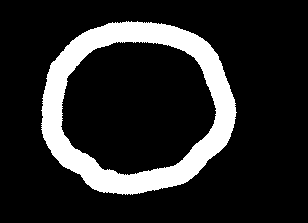
//> input picture irobot/fall2015/visual_studio/circleRaw.PNG, 308 x 223 px
$ ./contour   (built with g++ and OpenCV 4)
//> lines starting //> are read from the running program, lines starting //| are printed output that depends on the picture; after the words box and inside, x2 and y2 are one past the last pixel; in counts of white or black regions, pixels touching at a corner belong together
#include "opencv2\highgui\highgui.hpp"
#include "opencv2\imgproc\imgproc.hpp"
#include <iostream>
#include <time.h>

using namespace cv;
using namespace std;

void Threshold_Demo(int, void*);

RNG rng(12345);

Mat originalImg, grayImg, grayThreshold;

int  threshold_value = 250;
int const max_value = 255;
char* trackbar_value = "Value";
char* window_name = "window";

int result = 0;
int polyEdgeNum = 0;

int main(int argc, const char** argv) {

	//load original image
	//originalImg = imread("blackShapes.PNG", CV_LOAD_IMAGE_UNCHANGED);
	originalImg = imread("circleRaw.PNG", CV_LOAD_IMAGE_UNCHANGED);
//> originalImg is the input picture: 223 rows x 308 cols, CV_8UC4; mean B, G, R, A 39.8, 39.8, 39.8, 255

	if (originalImg.empty()) {
		cout << "failed" << endl;
		return -1;
	}


	namedWindow("window", CV_WINDOW_AUTOSIZE);

	//convert to grayscale
	cvtColor(originalImg, grayImg, COLOR_RGB2GRAY);
//> grayImg: 223 rows x 308 cols, CV_8UC1; 15.6% white; 1 white region, box (x1, y1, x2, y2) and area: (41, 21, 237, 195) 10726

	//threshold
	//createTrackbar(trackbar_value, window_name, &threshold_value, max_value, Threshold_Demo);
	threshold(grayImg, grayThreshold, threshold_value, max_value, 1);
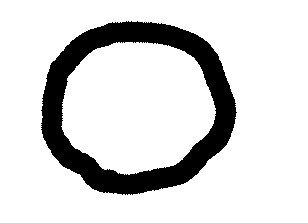
//> grayThreshold: 223 rows x 308 cols, CV_8UC1; 84.4% white; 1 black region, box (x1, y1, x2, y2) and area: (41, 21, 237, 195) 10726
	medianBlur(grayThreshold, grayThreshold, 3);
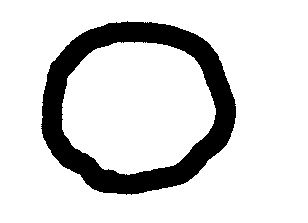
//> grayThreshold: 223 rows x 308 cols, CV_8UC1; 84.4% white; 1 black region
	//contour analysis
	vector<vector<Point> > contours;
	vector<Vec4i> hierarchy;
	vector<Point> polyApprox;


	findContours(grayThreshold, contours, hierarchy, CV_RETR_TREE, CV_CHAIN_APPROX_SIMPLE, Point(0, 0));
//> contours = 3 contours; box (x1, y1, x2, y2) and area: (0, 0, 308, 223) 68154, (40, 20, 237, 196) 26914, (62, 42, 216, 175) 15734

	//draw edges
	Mat drawing = Mat::zeros(grayThreshold.size(), CV_8UC3);
	for (int i = 0; i < contours.size(); i++) {


		approxPolyDP(Mat(contours[i]), polyApprox, arcLength(Mat(contours[i]), true)*0.02, true);
		polyEdgeNum = polyApprox.size();
		Scalar color = Scalar(rng.uniform(0, 255), rng.uniform(0, 255), rng.uniform(0, 255));
		drawContours(drawing, contours, i, color, 2, 8, hierarchy, 0, Point());

	}
//> this loop made 3 passes
//> polyEdgeNum on passes 2 to 3: 8, 9
//> (polyApprox, polyEdgeNum) on pass 1: (4 Points (x, y): [0, 0], [0, 222], [307, 222], [307, 0], 4)
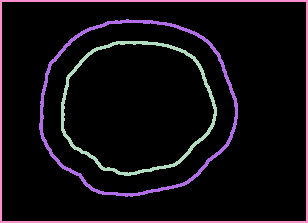
//> drawing: 223 rows x 308 cols, CV_8UC3; mean B, G, R 17.5, 12.7, 17.1
//> after the loop, polyApprox = contour of 9 points, box (x1, y1, x2, y2) (62, 42, 216, 169), area 15038

	imshow("raw", originalImg);
	//imshow("window", grayImg);
	//imshow("threshold", grayThreshold);
	imshow("contours", drawing);
	waitKey(0);


	return 0;

}

void Threshold_Demo(int, void*)
{
	/* 0: Binary
	1: Binary Inverted
	2: Threshold Truncated
	3: Threshold to Zero
	4: Threshold to Zero Inverted
	*/

	threshold(grayImg, grayThreshold, threshold_value, max_value, 1);

	imshow(window_name, grayThreshold);
}
